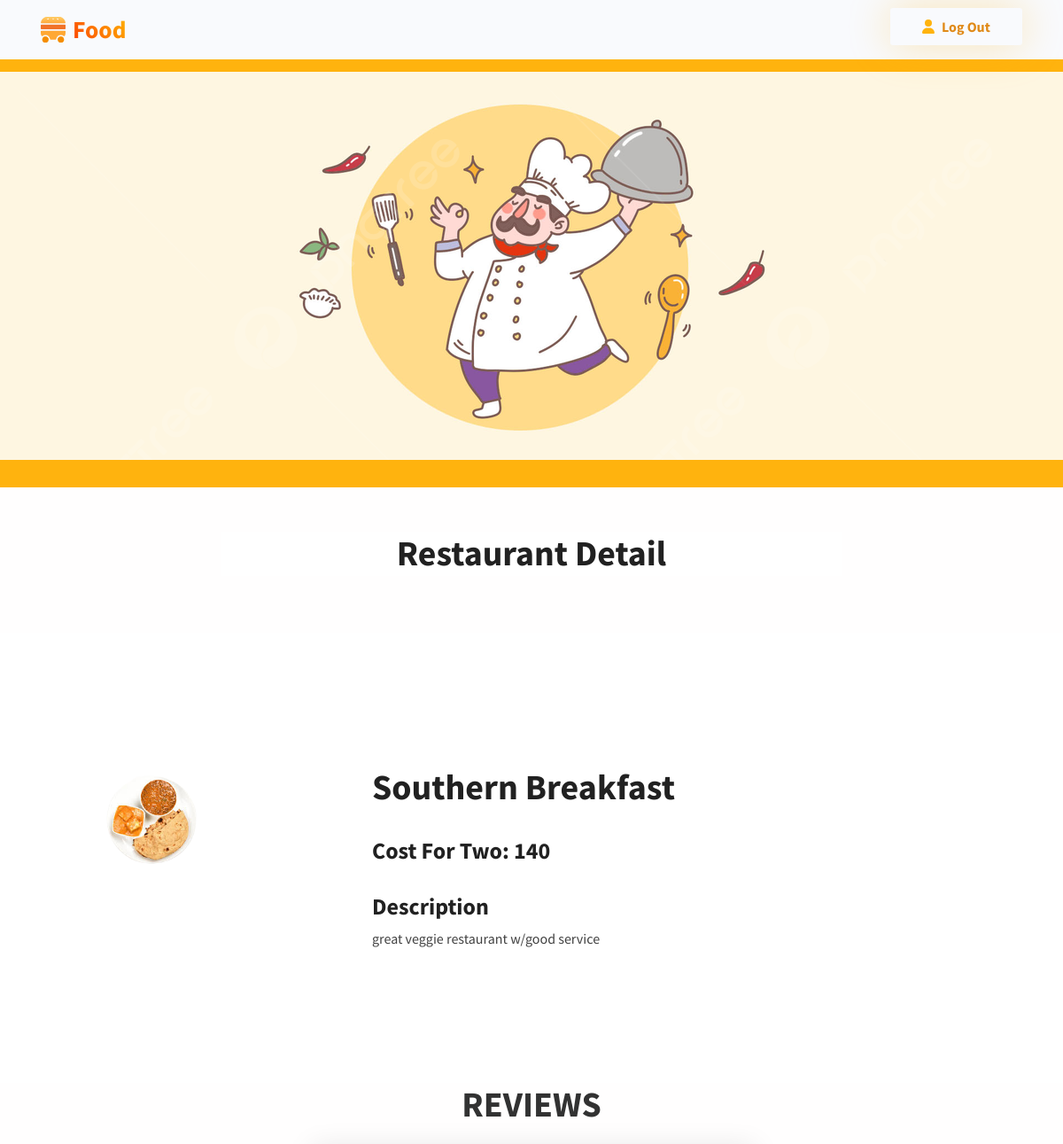
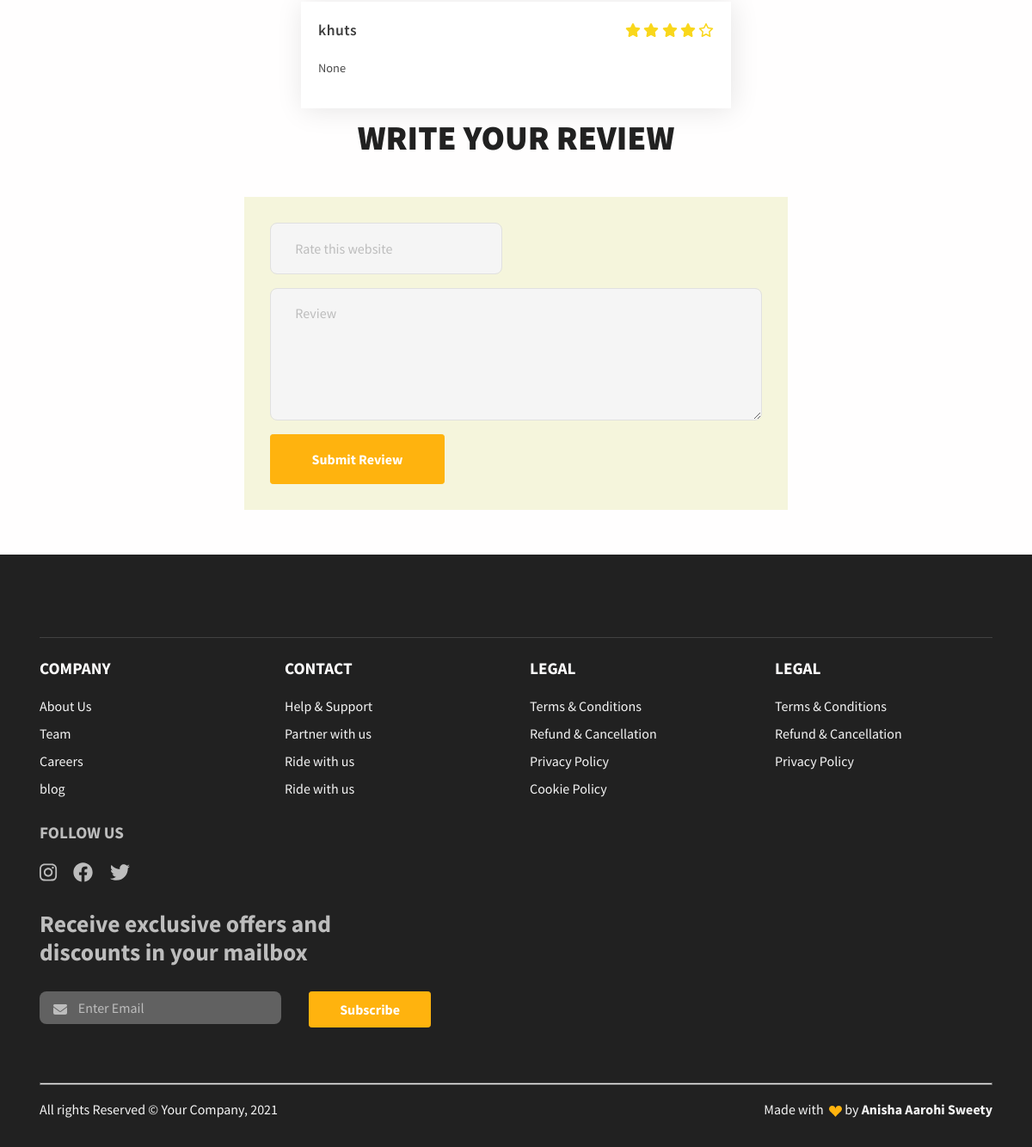
The app's page /detail/108/ (signed in) with its own data (2 pictures, top to bottom).
### home/models.py (models this page shows, shortened)
class Restaurant(models.Model):
    name = models.CharField(_("name") ,max_length = 255)
    area = models.CharField(_("area"), max_length = 255)
    cuisines = models.CharField(_("cuisines"), max_length = 255)
    cost_for_Two = models.BigIntegerField(_("costForTwo"))
    address = models.CharField(_("address"), max_length = 255)
    locality = models.CharField(_("locality"), max_length = 25)
    avgRating = models.FloatField(_("avgRating"), max_length = 25)
    picture = models.ImageField(upload_to = "static/images/" , default = "/static/images/dess1.png")
    desciption = models.CharField(blank=True, null =True, max_length = 500)
    class Meta:
        db_table = "rest_data"

class Review(models.Model):
    user = models.ForeignKey(User, related_name='reviews', on_delete=models.CASCADE)
    name = models.ForeignKey(Restaurant, related_name='reviews', on_delete=models.CASCADE)
    content = models.TextField(max_length = 250, blank = True, null=True)
    stars = models.IntegerField(default=0)
    created_at = models.DateTimeField(auto_now_add=True)

### home/views.py (the view)
# urls.py: path('detail/<int:pk>/',views.detail, name = 'details'),
@login_required(login_url="login_page")
def detail(request,pk):
    fetchData = Restaurant.objects.get(id=pk)
    all_reviews = Review.objects.all()
    name = get_object_or_404(Restaurant, id=pk)
    if request.method == "POST":
        stars = request.POST.get('stars',3)
        content = request.POST.get('content', '')
        review = Review.objects.create( user=request.user,name = name, content=content,stars=stars)
        review.save()
    context = {"fetchData":fetchData,"all_reviews":all_reviews}
    return render(request, 'rest_detail.html', context)

### templates/rest_detail.html (shortened to what this page needs)
{% extends './common/base.html' %}
{% load static %}
{% block content %}
    <section class="py-5 overflow-hidden bg-primary" id="home" style="height: 500px; background: url(/static/images/banner1.jpg); background-size:100%; background-repeat:no-repeat; background-position:center; margin-top: 50px;">
      </section>
      <div class="col-lg-7 mx-auto text-center mb-6" style="background-color:white; width:100%">
        <h5 class="fw-bold fs-3 fs-lg-5 lh-sm mb-3" style="margin-top: 50px; ">Restaurant Detail</h5>
      </div>
    <section id = 'restdetails' class="section-p1" style="background-color:white">
        <div class="single-rest-image" style="background-color:white;">
            <img src="{{fetchData.picture.url}}" width="100%" id="MainImg" alt="">
        </div>
        <div class = "single-rest-details">
            <h4> {{fetchData.name}}</h4><br>
            <h2> Cost For Two: {{fetchData.cost_for_Two}} </h2><br>
            <h2>Description</h2>
            <span>
                {{fetchData.desciption}}
            </span>
        </div>
    </section>
    <div class="rev-section" style="margin: auto;padding: 0 1rem;max-width: 1100px;text-align: center;">
        <h2 class="title" style=" font-size: 2.5rem;text-transform: uppercase;color: rgb(50, 50, 50);margin-bottom: .5rem;">REVIEWS</h2>
    </div>
    <div class="reviews-box" style="display:flex;justify-content:center;align-items:center;flex-wrap:wrap;width:100%;float:left">
        <div class="review box" style="width:500px;box-shadow:2px 2px 30px rgba(0,0,0,0.1); background-color:#ffffff;padding:20px;margin:15px;cursor:pointer">
            {% for i in all_reviews %}
            {% if fetchData.name == i.name.name %}
            <div class="box-top" style="display: flex; justify-content:space-between; align-items:center; margin-bottom:20px">
                <div class="profile" style="display: flex; align-items:center">
                    <div class="name-user" style="display: flex; flex-direction:column">
                        <strong style="color:#3d3d3d; font-size:1.1rem; letter-spacing:0.5px">{{ i.user }}</strong>
                    </div>
                </div>
                <div class="reviews" style="color: #f9d71c;">
                    <i class="fas fa-star"></i>
                    <i class="fas fa-star"></i>
                    <i class="fas fa-star"></i>
                    <i class="fas fa-star"></i>
                    <i class="far fa-star"></i>
                </div>
            </div>
            <div class="comment">
                <p style="font-size:0.9rem;color:#4b4b4b">{{ i.content }}
                </p>
            </div>
            {% endif %}
         {% endfor%}
        </div>
    </div><br>
        <div class="container-fluid py-4">
            <div class="container pt-5 pb-3"><br>
                <h2 class="display-4 text-uppercase text-center mb-5">Write your review</h2>
                <div class="row" style=" display:flex;justify-content:center">
                    <div class="col-lg-7 mb-2 align-items-center justify-content-center;display:flex">
                        <div  style="padding: 30px; background-color: beige; display:flex;justify-content:center">
                            <form action = "" method="post">
                                <div class="row">
                                    <div class="col-6 form-group">
                                        <input type="number" class="form-control p-4" placeholder="Rate this website" required="required">
                                    </div>
                                    <div class="form-group">
                                        <textarea class="form-control py-3 px-4" rows="5" placeholder="Review" name="content" required="required"></textarea>
                                    </div>
                                    <div>
                                        <button class="btn btn-primary py-3 px-5" type="submit">Submit Review</button>
                                    </div>
                                </div>
                            </form>
                        </div>
                    </div>
                </div>
            </div>
        </div>
        {% endblock %}

### static/css/style1.css (style rules this page uses)
#restdetails { display: flex; margin-top: 20px; }
#restdetails .single-rest-image { width: 40%; margin-right: 50px; margin-left: 50px; }
#restdetails .single-rest-image { width: 20%; padding: 30px; }
#restdetails .single-rest-details { width: 50%; padding: 30px; margin-left: 50px; }
#restdetails .single-rest-details h4 { padding: 40px 0 20 px 0; font-size:40px; }
#restdetails .single-rest-details h2 { font-size: 26px; }
#restdetails .single-rest-details span { line-height: 26px; }

### static/css/main.css (style rules this page uses)
html { line-height: 1.15; -ms-text-size-adjust: 100%; -webkit-text-size-adjust: 100%; }
body { margin: 0; }
article, aside, footer, header, nav, section { display: block; }
b, strong { font-weight: inherit; }
b, strong { font-weight: bolder; }
img { border-style: none; }
svg:not(:root) { overflow: hidden; }
button, input, optgroup, select, textarea { font-family: sans-serif; font-size: 100%; line-height: 1.15; margin: 0; }
button, input { overflow: visible; }
button, select { text-transform: none; }
button, html [type="button"], [type="reset"], [type="submit"] { -webkit-appearance: button; }
textarea { overflow: auto; }
html { height: 100%; }
input, button { font-family: 'Poppins', sans-serif; }
* { box-sizing: border-box; }

### records on screen
Restaurant: picture (picture), name "Southern Breakfast", cost_for_Two "140", desciption "great veggie restaurant w/good service"
Review: user "khuts", content "None"
